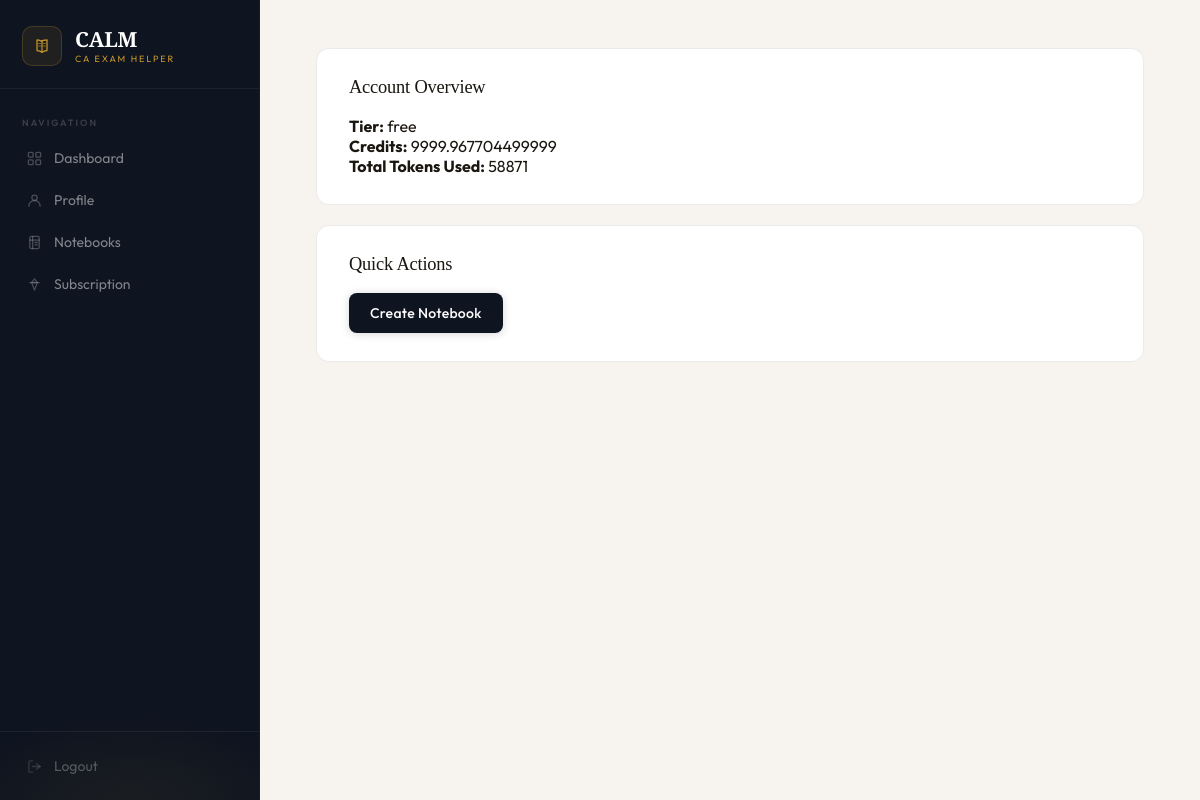
Before: /dashboard/ (signed in) with the older database file.
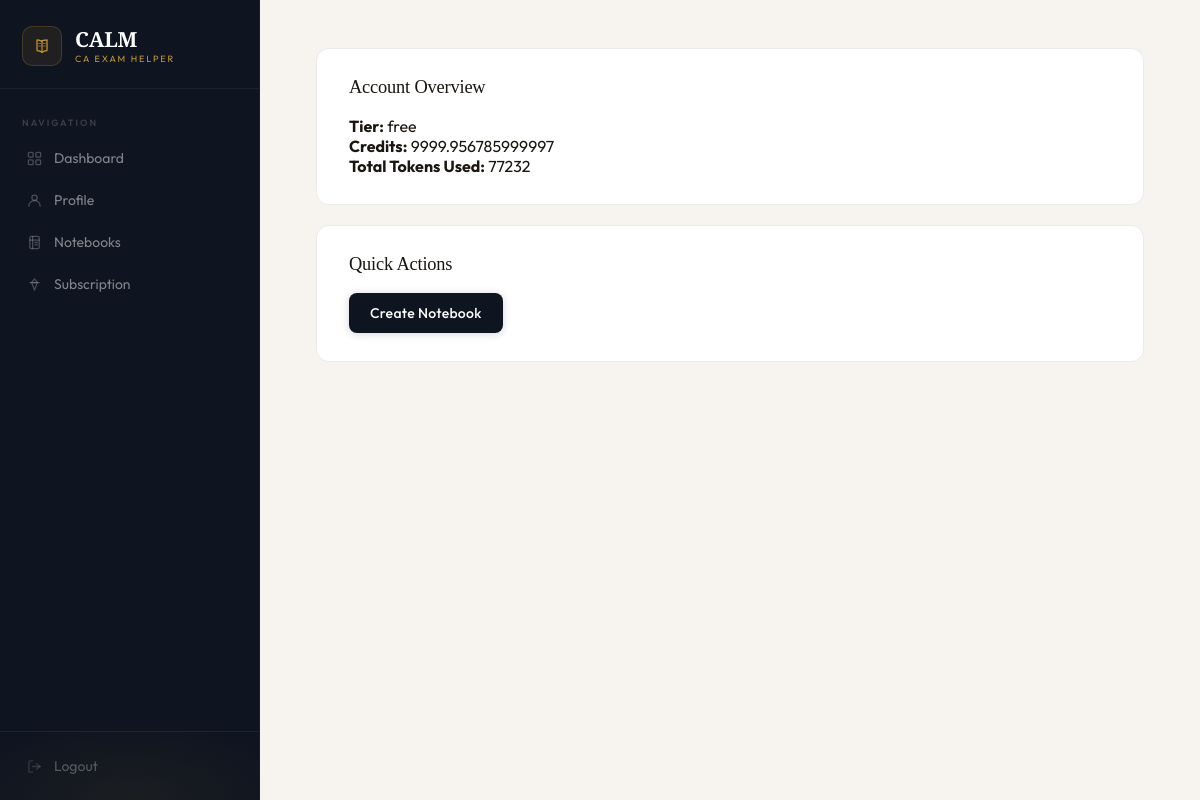
After: the same page with the newer database file.
### users/models.py (models this page shows, shortened)
class UserProfile(models.Model):
    user = models.OneToOneField(User, on_delete=models.CASCADE)
    credits_balance = models.FloatField(default=10000)
    subscription_tier = models.CharField(
        max_length=20,
        choices=SUBSCRIPTION_CHOICES,
        default="free"
    )
    total_tokens_used = models.IntegerField(default=0)
    profile_picture = models.ImageField(
        upload_to="profile_pictures/",
        null=True,
        blank=True
    )
    stream = models.CharField(
        max_length=10,
        choices=STREAM_CHOICES,
        null=True,
        blank=True
    )
    designation=models.CharField(
        max_length=50,
        choices=DESIGNATION_CHOICES,
        default="Foundation",
        null=True,
        blank=True
    )
    education=models.CharField(max_length=100,null=True,blank=True)
    email = models.EmailField(
        unique=True,
        null=True,
        blank=True
    )
    financial_reporting=models.FloatField(default=0)
    financial_reporting_count=models.IntegerField(default=0)
    direct_taxation=models.FloatField(default=0)
    direct_taxation_count=models.IntegerField(default=0)
    gst_and_indirect_tax=models.FloatField(default=0)
    gst_and_indirect_tax_count=models.IntegerField(default=0)
    audit_and_assurance=models.FloatField(default=0)
    audit_and_assurance_count=models.IntegerField(default=0)
    coporate_law=models.FloatField(default=0)
    coporate_law_count=models.IntegerField(default=0)
    financial_management=models.FloatField(default=0)
    financial_management_count=models.IntegerField(default=0)
    ethics_and_prof=models.FloatField(default=0)
    ethics_and_prof_count=models.IntegerField(default=0)

### notebooks/views.py (the view)
# urls.py: path("dashboard/", views.dashboard, name="dashboard"),
@login_required
def dashboard(request):
    profile = request.user.userprofile
    return render(request, "dashboard.html", {"profile": profile})

### templates/dashboard.html
{% extends "base.html" %}
{% block content %}
<div class="card">
    <h3>Account Overview</h3>
    <p><b>Tier:</b> {{ profile.subscription_tier }}</p>
    <p><b>Credits:</b> {{ profile.credits_balance }}</p>
    <p><b>Total Tokens Used:</b> {{ profile.total_tokens_used }}</p>
</div>
<div class="card">
    <h3>Quick Actions</h3>
    <a href="{% url 'create_notebook' %}" class="btn">Create Notebook</a>
</div>
{% endblock %}

### templates/base.html (shortened to what this page needs)
{% load static %}
<!DOCTYPE html>
<html lang="en">
<head>
</head>
<body>
{% if user.is_authenticated %}
<div class="sidebar">
    <div class="sidebar-brand">
        <div class="brand-icon">
        </div>
        <div class="brand-text">
            <span class="main">CALM</span>
            <span class="sub">CA Exam Helper</span>
        </div>
    </div>
    <nav class="sidebar-nav">
        <div class="sidebar-section-label">Navigation</div>
        <a href="{% url 'dashboard' %}">
            <span class="nav-icon">
            </span>
            Dashboard
        </a>
        <a href="{% url 'profile' %}">
            <span class="nav-icon">
                <svg viewBox="0 0 16 16" fill="none" stroke="currentColor" stroke-width="1.4" stroke-linecap="round" stroke-linejoin="round">
                    <circle cx="8" cy="5" r="2.8"/>
                    <path d="M2 14c0-3.3 2.7-6 6-6s6 2.7 6 6"/>
                </svg>
            </span>
            Profile
        </a>
        <a href="{% url 'notebook_list' %}">
            <span class="nav-icon">
            </span>
            Notebooks
        </a>
        <a href="{% url 'subscription' %}">
            <span class="nav-icon">
                <svg viewBox="0 0 16 16" fill="none" stroke="currentColor" stroke-width="1.4" stroke-linecap="round" stroke-linejoin="round">
                    <path d="M8 2l3 4H5l3-4z"/>
                    <path d="M5 6l3 8 3-8"/>
                    <line x1="3" y1="6" x2="13" y2="6"/>
                </svg>
            </span>
            Subscription
        </a>
    </nav>
    <div class="sidebar-footer">
        <a href="{% url 'logout' %}">
            <span class="nav-icon">
                <svg viewBox="0 0 16 16" fill="none" stroke="currentColor" stroke-width="1.4" stroke-linecap="round" stroke-linejoin="round">
                    <path d="M6 2H3a1 1 0 00-1 1v10a1 1 0 001 1h3"/>
                    <polyline points="10 11 14 8 10 5"/>
                    <line x1="14" y1="8" x2="6" y2="8"/>
                </svg>
            </span>
            Logout
        </a>
    </div>
</div>
{% endif %}
<div class="content">
    {% block content %}{% endblock %}
</div>
</body>
</html>

### templates/base.html (style rules this page uses)
*, *::before, *::after { box-sizing: border-box; margin: 0; padding: 0; }
:root { --bg: #f7f4ef; --sidebar-bg: #0e1420; --sidebar-width: 260px; --surface: #ffffff; --surface-hover: #f1ede5; --gold: #c8972a; --gold-lt: #e0b84a; --gold-dim: rgba(200,151,42,0.11); --navy: #0e1420; --navy-mid: #1a2436; --text-primary: #1a1610; --text-secondary: #6b6252; --text-muted: #9e9488; --text-sidebar: rgba(255,255,255,0.48); --text-sidebar-hi: #ffffff; --border: rgba(0,0,0,0.08); --border-subtle: rgba(0,0,0,0.05); --border-sidebar: rgba(255,255,255,0.06); --danger: #b83232; --danger-dim: rgba(184,50,50,0.08); --radius: 13px; --radius-sm: 8px; }
html, body { height: 100%; font-family: 'Outfit', sans-serif; background: var(--bg); color: var(--text-primary); -webkit-font-smoothing: antialiased; }
.sidebar { width: var(--sidebar-width); height: 100vh; background: var(--sidebar-bg); position: fixed; top: 0; left: 0; display: flex; flex-direction: column; overflow: hidden; z-index: 100; border-right: 1px solid rgba(255,255,255,0.04); }
.sidebar::after { content: ''; position: absolute; bottom: 0; left: 0; right: 0; height: 200px; background: radial-gradient(ellipse 100% 60% at 50% 100%, rgba(200,151,42,0.07) 0%, transparent 70%); pointer-events: none; }
.sidebar-brand { display: flex; align-items: center; gap: 13px; padding: 26px 22px 22px; border-bottom: 1px solid var(--border-sidebar); position: relative; z-index: 1; }
.brand-icon { width: 40px; height: 40px; background: rgba(200,151,42,0.1); border: 1px solid rgba(200,151,42,0.22); border-radius: 10px; display: flex; align-items: center; justify-content: center; flex-shrink: 0; }
.brand-icon svg { width: 20px; height: 20px; }
.brand-text { display: flex; flex-direction: column; line-height: 1; }
.brand-text .main { font-family: 'Libre Baskerville', serif; font-size: 1.3rem; font-weight: 700; color: #ffffff; letter-spacing: -0.01em; }
.brand-text .sub { font-size: 0.57rem; font-weight: 400; letter-spacing: 0.2em; text-transform: uppercase; color: var(--gold); margin-top: 4px; }
.sidebar-nav { padding: 18px 12px; flex: 1; display: flex; flex-direction: column; gap: 2px; position: relative; z-index: 1; overflow-y: auto; }
.sidebar-section-label { font-size: 0.57rem; font-weight: 600; letter-spacing: 0.22em; text-transform: uppercase; color: rgba(255,255,255,0.18); padding: 0 10px; margin: 10px 0 8px; }
.sidebar a { display: flex; align-items: center; gap: 11px; color: var(--text-sidebar); text-decoration: none; padding: 10px 12px; border-radius: var(--radius-sm); font-size: 0.875rem; font-weight: 400; transition: all 0.15s ease; position: relative; border: 1px solid transparent; }
.nav-icon { width: 18px; height: 18px; flex-shrink: 0; opacity: 0.5; transition: opacity 0.15s; display: flex; align-items: center; justify-content: center; }
.nav-icon svg { width: 15px; height: 15px; }
.sidebar-footer { padding: 14px 12px; border-top: 1px solid var(--border-sidebar); position: relative; z-index: 1; }
.sidebar-footer a { color: rgba(255,255,255,0.28) !important; }
.content { margin-left: var(--sidebar-width); padding: 48px 56px; min-height: 100vh; animation: fadeUp 0.38s cubic-bezier(0.22, 0.61, 0.36, 1) both; }
.card { background: var(--surface); padding: 28px 32px; border-radius: var(--radius); border: 1px solid var(--border); margin-bottom: 20px; transition: border-color 0.2s, box-shadow 0.2s; position: relative; }
.card h3 { font-family: 'Libre Baskerville', serif; font-weight: 400; font-size: 1.15rem; margin-bottom: 18px; color: var(--text-primary); letter-spacing: -0.01em; }
.btn { padding: 10px 20px; border: 1px solid transparent; border-radius: var(--radius-sm); cursor: pointer; font-family: 'Outfit', sans-serif; font-size: 0.875rem; font-weight: 500; letter-spacing: 0.02em; transition: all 0.16s ease; display: inline-flex; align-items: center; gap: 7px; text-decoration: none; }
.btn, .btn-primary { background: var(--navy); color: #ffffff; box-shadow: 0 1px 8px rgba(14,20,32,0.18); }

Changed rows visible on the page:
changed UserProfile "free": credits_balance "9999.967704499999" → "9999.956785999997"; total_tokens_used "58871" → "77232"
